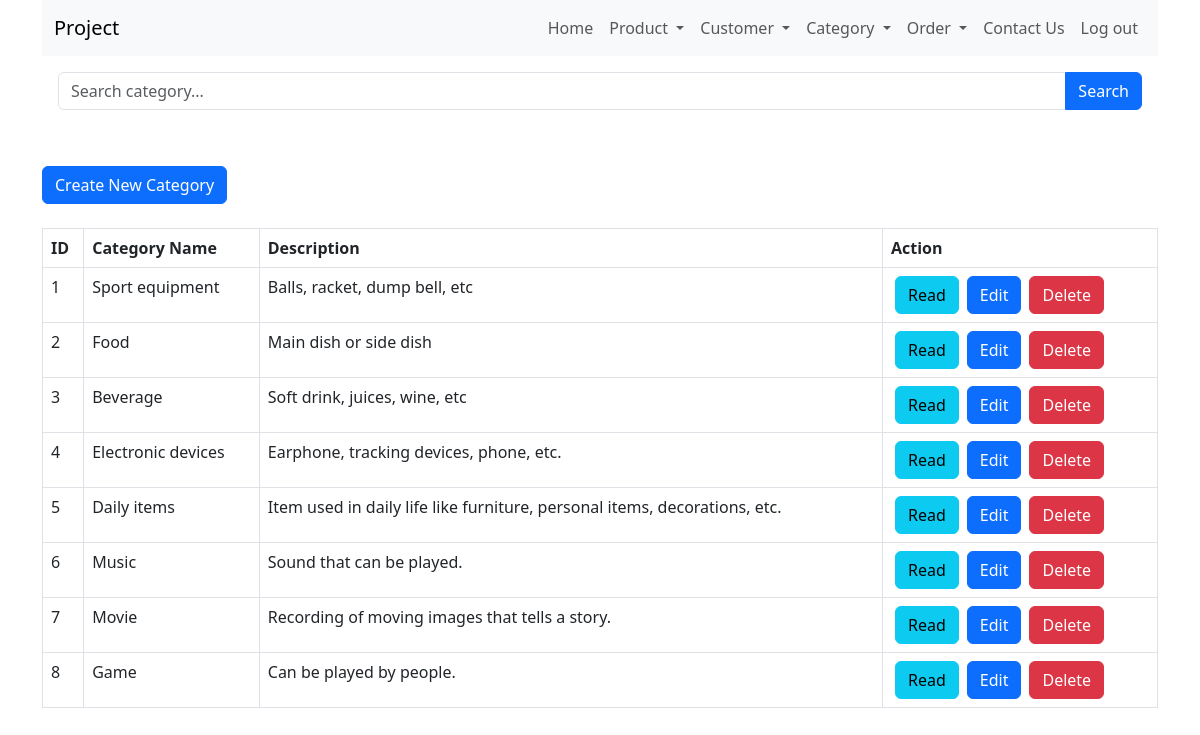
/category_read.php, run on the app's committed database.
### tables this page shows
CREATE TABLE IF NOT EXISTS `category` (
  `category_id` int NOT NULL AUTO_INCREMENT,
  `category_name` varchar(20) NOT NULL,
  `description` text NOT NULL,
  PRIMARY KEY (`category_id`),
  UNIQUE KEY `category_name` (`category_name`)
);

### category_read.php (the view, shortened to what this page needs)
<html lang="en">
<head>
    <link href="https://cdn.jsdelivr.net/npm/bootstrap@5.3.0/dist/css/bootstrap.min.css" rel="stylesheet">
</head>
<body>
    <div class="container">
        <?php
        include 'menu/menu.php';
        ?>
        <?php
        include 'config/database.php';
        $searchKeyword = isset($_GET['search']) ? $_GET['search'] : '';
        $query = "SELECT * FROM category";
        $query .= " ORDER BY category_id ASC";
        $stmt = $con->prepare($query);
        $stmt->execute();
        $num = $stmt->rowCount();
        echo '<div class="p-3">
            <form method="GET" action="">
                <div class="input-group mb-3">
                    <input type="text" class="form-control" name="search" placeholder="Search category..." value="' . str_replace('%', '', $searchKeyword) . '">
                    <button class="btn btn-primary" type="submit">Search</button>
                </div>
            </form>
        </div>';
        echo "<br><div><a href='category_create.php' class='btn btn-primary m-b-1em'>Create New Category</a></div>" . "<br>";
        if ($num > 0) {
            echo "<table id='product_table' class='table table-hover table-responsive table-bordered'>";
            echo "<tr>";
            echo "<th>ID</th>";
            echo "<th>Category Name</th>";
            echo "<th>Description</th>";
            echo "<th>Action</th>";
            echo "</tr>";
            while ($row = $stmt->fetch(PDO::FETCH_ASSOC)) {
                extract($row);
                echo "<tr>";
                echo "<td>{$category_id}</td>";
                echo "<td>{$category_name}</td>";
                echo "<td>{$description}</td>";
                echo "<td>";
                echo "<a href='category_read_one.php?id={$category_id}' class='btn btn-info m-r-1em mx-1'>Read</a>";
                echo "<a href='category_update.php?id={$category_id}' class='btn btn-primary m-r-1em mx-1'>Edit</a>";
                echo "<a href='#' onclick='delete_product({$category_id});'  class='btn btn-danger mx-1'>Delete</a>";
                echo "</td>";
                echo "</tr>";
            }
            echo "</table>";
        } else {
            echo "<div class='alert alert-danger'>No records found.</div>";
        }
        ?>
    </div>
</body>
</html>

### data on the page
category: category_id "1", category_name "Sport equipment", description "Balls, racket, dump bell, etc"
category: category_id "2", category_name "Food", description "Main dish or side dish"
category: category_id "3", category_name "Beverage", description "Soft drink, juices, wine, etc"
category: category_id "4", category_name "Electronic devices", description "Earphone, tracking devices, phone, etc."
category: category_id "5", category_name "Daily items", description "Item used in daily life like furniture, personal items, decorations, etc."
category: category_id "6", category_name "Music", description "Sound that can be played."
category: category_id "7", category_name "Movie", description "Recording of moving images that tells a story."
category: category_id "8", category_name "Game", description "Can be played by people."
